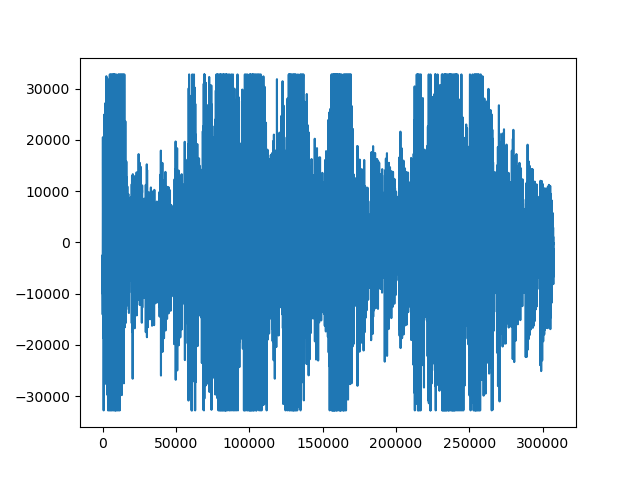
#> input picture 2024/CSAWQuals/SOLVED/istherecho/dump/measure_0.png, 640 x 480 px
$ python gen.py
#> lines starting #> are read from the running program, lines starting #| are printed output that depends on the picture
from PIL import Image, ImageChops

def gen_diff(img1, img2):
#> called with img1 = 'dump/measure_0.png', img2 = 'dump/measure_1.png'
    im1 = Image.open(img1)
#> im1 is the input picture: PIL image 640x480 RGBA; mean R, G, B, A 169.6, 201.8, 224.2, 255
    im2 = Image.open(img2)
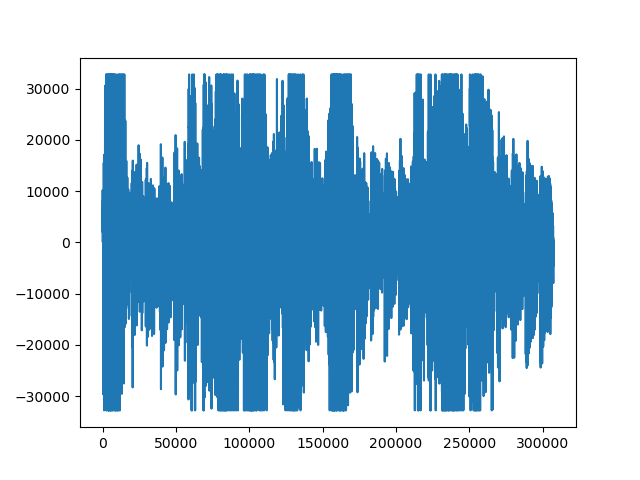
#> input picture 2024/CSAWQuals/SOLVED/istherecho/dump/measure_1.png, 640 x 480 px
#> im2 is the input picture: PIL image 640x480 RGBA; mean R, G, B, A 169.5, 201.8, 224.2, 255
    # xor the images, except for the alpha channel
    diff = ImageChops.difference(im1.convert('RGB'), im2.convert('RGB'))
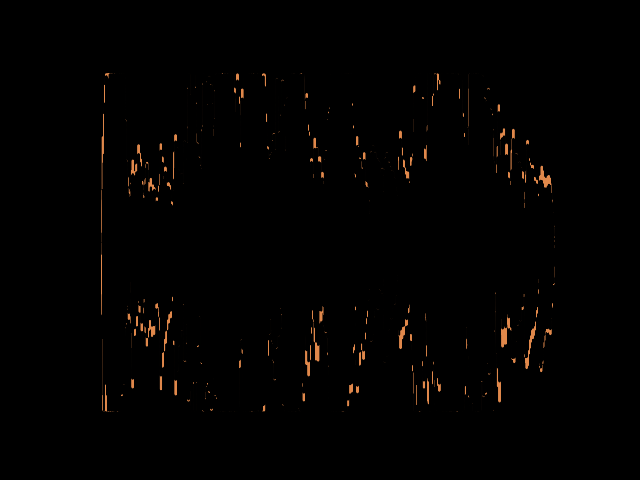
#> diff: PIL image 640x480 RGB; mean R, G, B 2.3, 1.4, 0.8
    diff.save('diff.png')
    return diff

gen_diff('dump/measure_0.png', 'dump/measure_1.png')
